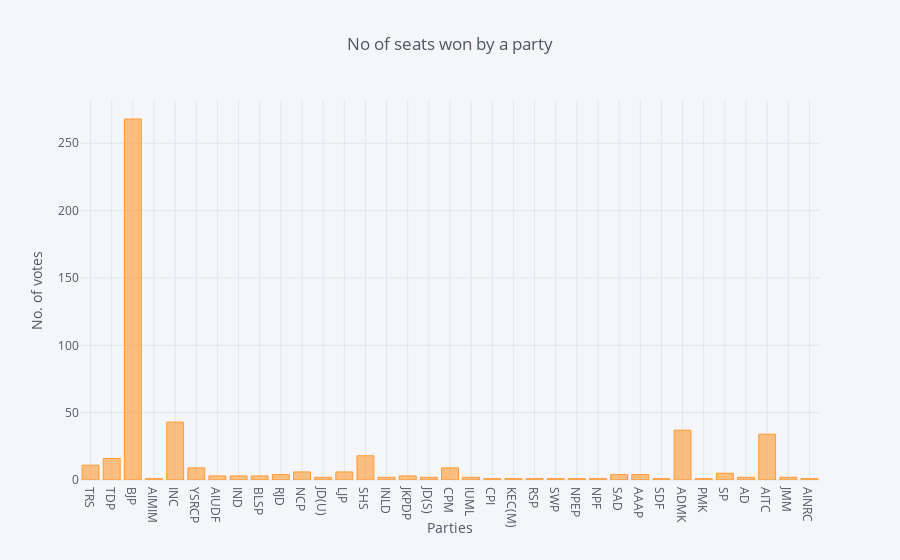

The code cell stored with this chart in its notebook:
### Code cell
parties_count["count"].iplot(kind = "bar", xTitle = "Parties", yTitle = "No. of votes", title = "No of seats won by a party")

### Figure 1 — Plotly figure (JSON) as saved in the notebook; plotly's stock layout.template omitted (floating-point values rounded to 4 significant figures)
{"data": [{"marker": {"color": "rgba(255, 153, 51, 0.6)", "line": {"color": "rgba(255, 153, 51, 1.0)", "width": 1}}, "name": "count", "orientation": "v", "text": "", "type": "bar", "uid": "2655da7c-d7fb-4b40-864d-51cb81bb0c78", "x": ["TRS", "TDP", "BJP", "AIMIM", "INC", "YSRCP", "AIUDF", "IND", "BLSP", "RJD", "NCP", "JD(U)", "LJP", "SHS", "INLD", "JKPDP", "JD(S)", "CPM", "IUML", "CPI", "KEC(M)", "RSP", "SWP", "NPEP", "NPF", "SAD", "AAAP", "SDF", "ADMK", "PMK", "SP", "AD", "AITC", "JMM", "AINRC"], "y": [11, 16, 268, 1, 43, 9, 3, 3, 3, 4, 6, 2, 6, 18, 2, 3, 2, 9, 2, 1, 1, 1, 1, 1, 1, 4, 4, 1, 37, 1, 5, 2, 34, 2, 1]}], "layout": {"legend": {"bgcolor": "#F5F6F9", "font": {"color": "#4D5663"}}, "paper_bgcolor": "#F5F6F9", "plot_bgcolor": "#F5F6F9", "title": {"font": {"color": "#4D5663"}, "text": "No of seats won by a party"}, "xaxis": {"gridcolor": "#E1E5ED", "showgrid": true, "tickfont": {"color": "#4D5663"}, "title": {"font": {"color": "#4D5663"}, "text": "Parties"}, "zerolinecolor": "#E1E5ED"}, "yaxis": {"gridcolor": "#E1E5ED", "showgrid": true, "tickfont": {"color": "#4D5663"}, "title": {"font": {"color": "#4D5663"}, "text": "No. of votes"}, "zerolinecolor": "#E1E5ED"}}}
